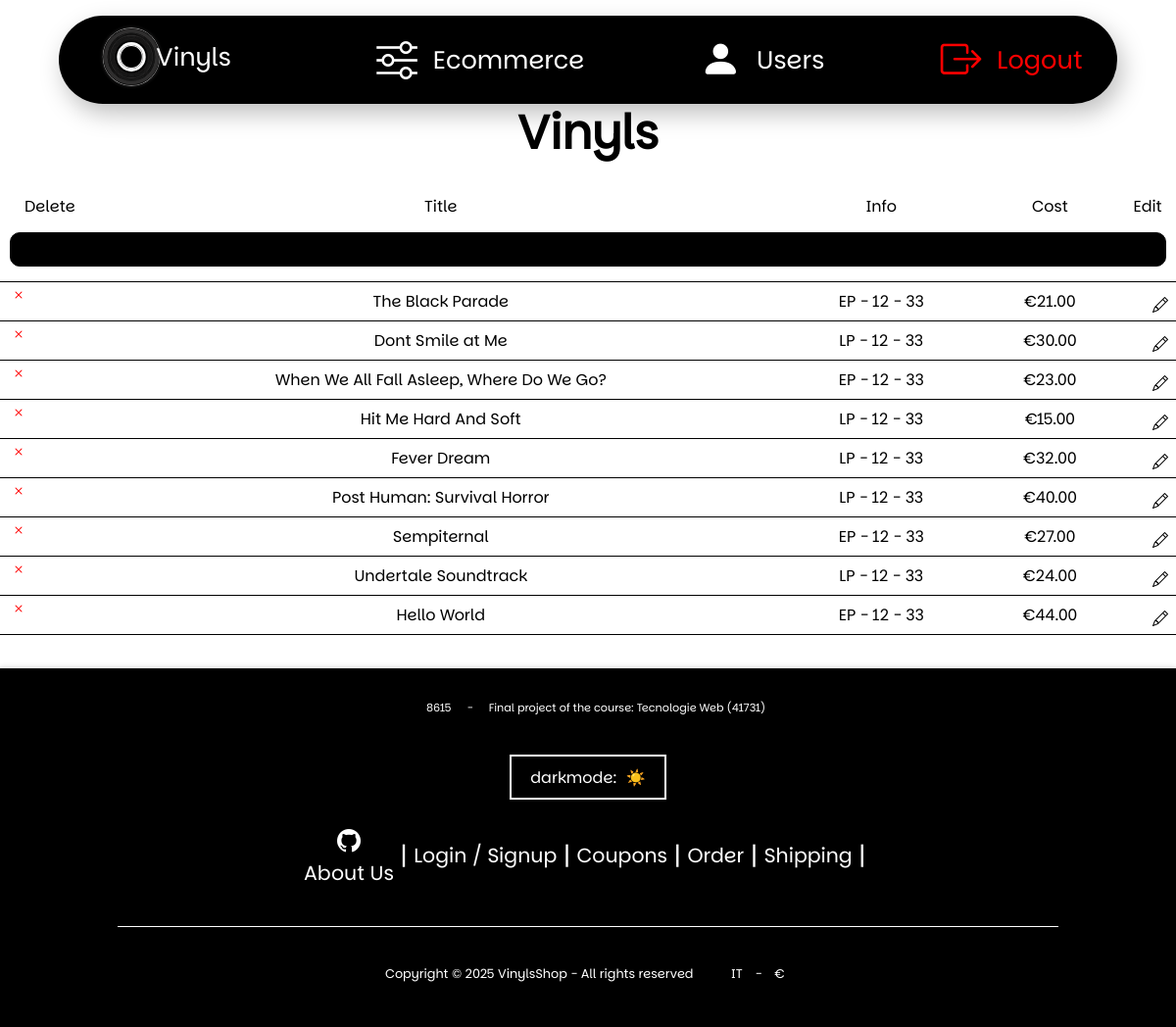
The app's page /dashboard (signed in) with its own data.
### tables this page shows
CREATE TABLE IF NOT EXISTS `vinyls` (
    `id_vinyl` INT NOT NULL AUTO_INCREMENT,
    `cost` DECIMAL(10, 2) NOT NULL,
    `rpm` INT NOT NULL,
    `inch` INT NOT NULL,
    `stock` INT NOT NULL,
    `type` ENUM('LP', 'EP') NOT NULL,
    `id_album` INT NOT NULL,
    PRIMARY KEY (`id_vinyl`),
    FOREIGN KEY (`id_album`) REFERENCES `albums` (`id_album`)
);

CREATE TABLE IF NOT EXISTS `albums` (
    `id_album` INT NOT NULL AUTO_INCREMENT,
    `title` VARCHAR(255) NOT NULL,
    `genre` VARCHAR(100),
    `cover` VARCHAR(255),
    `release_date` DATE,
    `id_artist` INT NOT NULL,
    PRIMARY KEY (`id_album`),
    FOREIGN KEY (`id_artist`) REFERENCES `artists` (`id_artist`)
);

### src/core/Controller.php (called while the page is built, shortened)
<?php
class Controller {
    protected function render($page, $head = [], $data = []) {
        include UTILITY . 'Render.php';
    }
}
?>

### src/controllers/HomeController.php (called while the page is built, shortened)
<?php
class HomeController extends Controller {
    private $vinyls_model = null;
    public function __construct() {
        $this->vinyls_model = new VinylsModel();
    }
    public function dashboard() {
        $this->render('admin/vinyls', ['title' => 'Manage Vinyls'],
            ['vinyls' => $this->vinyls_model->getAllVinyls()]);
    }
}
?>

### src/core/Router.php (called while the page is built, shortened)
<?php
class Router {
    protected $routes = [];
    private $request;
    private $response;
    public function __construct(Request $request, Response $response)
    {
        $this->request = $request;
        $this->response = $response;
    }
    private function addRoute($route, $callback, $method)
    {
        $this->routes[$method][$route] = $callback;
    }
    public function dispatch()
    {
        $method = $this->request->getMethod();
        $url = $this->request->getUrl();
        $callback = $this->routes[$method][$url] ?? false;
        $callback[0] = new $callback[0];
        call_user_func($callback, $this->request, $this->response);
    }
}
?>

### src/utility/Routing.php (called while the page is built, shortened)
<?php
    require_once CONTROLLERS . '/HomeController.php';
    $router = new Router(new Request(), new Response());
    $router->get('/', [HomeController::class, 'index']);
    $router->get('/search', [HomeController::class, 'search']);
    $router->post('/login', [HomeController::class, 'login']);
    $router->post('/register', [HomeController::class, 'register']);
    $router->get('/logout', [HomeController::class, 'logout']);
    $router->get('/cache', [HomeController::class, 'reset']);
    $router->get('/dashboard', [HomeController::class, 'dashboard']);
    $router->get('/dashboard/albums', [HomeController::class, 'dashboardAlbums']);
    $router->get('/dashboard/ecommerce', [HomeController::class, 'dashboardEcommerce']);
    $router->get('/dashboard/users', [HomeController::class, 'dashboardUsers']);
    $router->get('/vinyl', [VinylController::class, 'index']);
    $router->post('/vinyl', [VinylController::class, 'setVinyl']);
    $router->delete('/vinyl', [VinylController::class, 'deleteVinyl']);
    $router->get('/albums', [VinylController::class, 'getAlbums']);
    $router->get('/cart', [CartController::class, 'index']);
    $router->get('/cart/get', [CartController::class, 'get']);
    $router->post('/cart', [CartController::class, 'manage']);
    $router->get('/cart/sync', [CartController::class, 'sync']);
    $router->get('/checkout', [CartController::class, 'checkout']);
    $router->get('/checkout/total', [CartController::class, 'getTotal']);
    $router->post('/checkout', [CartController::class, 'pay']);
    $router->get('/user', [UserController::class, 'index']);
    $router->get('/user/get', [UserController::class, 'getUser']);
    $router->post('/user', [UserController::class, 'updateUser']);
    $router->delete('/user', [UserController::class, 'deleteUser']);
    $router->post('/user/defaults', [UserController::class, 'setUserDefaults']);
    $router->get('/user/addresses', [UserController::class, 'addresses']);
    $router->get('/user/address', [UserController::class, 'getAddress']);
    $router->delete('/user/address', [UserController::class, 'deleteAddress']);
    $router->post('/user/address', [UserController::class, 'setAddress']);
    $router->get('/user/cards', [UserController::class, 'cards']);
    $router->get('/user/card', [UserController::class, 'getCard']);
    $router->delete('/user/card', [UserController::class, 'deleteCard']);
    $router->post('/user/card', [UserController::class, 'setCard']);
    $router->get('/notifications', [UserController::class, 'notifications']);
    $router->get('/notifications/get', [UserController::class, 'getNotifications']);
    $router->post('/notification', [UserController::class, 'readNotification']);
    $router->delete('/notification', [UserController::class, 'deleteNotification']);
    $router->get('/users', [UserController::class, 'users']);
    $router->get('/order', [OrderController::class, 'index']);
    $router->get('/orders', [OrderController::class, 'getOrders']);
    $router->post('/shipping', [OrderController::class, 'setShipping']);
    $router->get('/coupons', [OrderController::class, 'getCoupons']);
    $router->post('/coupon', [OrderController::class, 'setCoupon']);
    $router->delete('/coupon', [OrderController::class, 'deleteCoupon']);
    $router->dispatch();
?>

### src/index.php (called while the page is built, shortened)
<?php
require_once CORE . 'Router.php';
require_once CORE . 'Controller.php';
require_once UTILITY . 'Database.php';
include UTILITY . 'Routing.php';
?>

### src/utility/Database.php (called while the page is built, shortened)
<?php
class Database {
    private $connection;
    private $handler;
    private static string $host= 'localhost';
    private static string $username= 'admin';
    private static string $password= 'admin';
    private static string $database= 'vinylsshop';
    private function __construct() {
        $this->handler = $this->setHandler(null);
        $this->connection = new mysqli(self::$host, self::$username, self::$password, self::$database);
    }
    private function setConfigEnv() {
        self::$host = $_ENV['DB_HOST'] ?? self::$host;
        self::$username = $_ENV['DB_USER'] ?? self::$username;
        self::$password = $_ENV['DB_PASSWORD'] ?? self::$password;
        self::$database = $_ENV['DB_NAME'] ?? self::$database;
    }
    public function setHandler($handler) {
        $this->handler = $handler;
    }
    private function executeQueryWithParams($query, $types, ...$params) {
        $finalQuery = '';
        $finalParams = [];
        $finalTypes = '';
        $splitQuery = explode('?', $query);
        for ($i = 0; $i < count($splitQuery); $i++) {
            $finalQuery .= $splitQuery[$i];
            if ($i < count($splitQuery) - 1) {
                $finalQuery .= '?';
                $finalTypes .= $types[$i];
                $finalParams[$i] = $params[$i] === '' ? null : $params[$i];
            }
        }
        try {
            $stmt = $this->connection->prepare($finalQuery);
            $stmt->bind_param($finalTypes, ...$finalParams);
            $stmt->execute();
        } catch (\Throwable $th) {
            if ($this->handler !== null) {
                echo 'Query: </br>';
                call_user_func($this->handler, $query, $types, ...$params);
                echo '</br>';
                echo 'Query Parsed: </br>';
                call_user_func($this->handler, $finalQuery, $finalTypes, ...$finalParams);
                echo '</br>';
                var_dump($th->getMessage());
            }
            return false;
        }
        return $stmt;
    }
    private function executeQuery($query) {
        try {
            $stmt = $this->connection->prepare($query);
            $stmt->execute();
        } catch (\Throwable $th) {
            if ($this->handler !== null) {
                echo 'Query: </br>';
                call_user_func($this->handler, $query);
                echo '</br>';
                var_dump($th->getMessage());
            }
            return false;
        }
        return $stmt;
    }
    public function executeResults($query, $types=null, ...$params) {
        $stmt = $types === null || empty($types) ? $this->executeQuery($query) : $this->executeQueryWithParams($query, $types, ...$params);
        $result = $stmt->get_result();
        return $result->fetch_all(MYSQLI_ASSOC) ?? [];
    }
}
?>

### src/models/VinylsModel.php (called while the page is built, shortened)
<?php
final class VinylsModel {
    private $db = null;
    public function __construct() {
        $this->db = Database::getInstance();
    }
    public function getAllVinyls() {
        $vinyls = "SELECT
            v.id_vinyl,
            a.title,
            v.type,
            v.inch,
            v.rpm,
            v.cost
            FROM vinyls v , albums a
            WHERE v.id_album=a.id_album";
        return $this->db->executeResults($vinyls);
    }
}

### src/views/pages/admin/vinyls.php (the view)
<h2 class="admin-vinyls-header">Vinyls</h2>
<table summary="List of vinyls with actions for deleting, editing, and viewing details">
    <thead>
        <tr>
            <th scope="col">Delete</th>
            <th scope="col">Title</th>
            <th scope="col">Info</th>
            <th scope="col">Cost</th>
            <th scope="col">Edit</th>
        </tr>
    </thead>
    <tbody>
        <tr>
            <td colspan="5">
                <button id="btn-vinyls_add" class="add" aria-label="Add a new vinyl">
                    <span aria-hidden="true"><i class="bi bi-plus"></i></span>
                </button>
            </td>
        </tr>
        <?php foreach($data["vinyls"] as $vinyl):
            echo ('<tr">
                <td>
                    <button class="delete" onclick="deleteUser()" aria-label="Delete vinyl">
                        <span aria-hidden="true"><i class="bi bi-x"></i></span>
                    </button>
                </td>
                <td>' . $vinyl["title"] . '</td>
                <td> ' . $vinyl["type"] . ' - ' . $vinyl["inch"] . ' - ' . $vinyl["rpm"] . '</td>
                <td>€' . $vinyl["cost"] . '</td>
                <td>
                    <a class="edit" aria-label="Edit vinyl details">
                        <span aria-hidden="true"><i class="bi bi-pencil"></i></span>
                    </a>
                </td>
            </tr>');
        endforeach;
        ?>
    </tbody>
</table>

### src/resources/css/style.css (style rules this page uses)
:root { --primary-color: #000000; --secondary-color: #fff; --text-color: #000000; --selected-color: #5697ff; --error-color: #ff0000; --background-color: #fff; --secondary-background-color: #333; --border-color: #000; --border-radius: 10px; --transition-duration: 0.3s; --transition: all 0.3s ease-in-out; --d: 2500ms; --angle: 90deg; --gradX: 100%; --gradY: 50%; }
table { width: 100%; }
table tbody tr:nth-child(1) { background-color: #f2f2f2; }
* { font: 1em "parkinsons", sans-serif; margin: 0; padding: 0; -webkit-box-sizing: border-box; box-sizing: border-box; }
a { cursor: pointer; -webkit-user-select: none !important; -moz-user-select: none !important; -ms-user-select: none !important; user-select: none !important; color: var(--text-color); }
body { background-color: var(--background-color); color: var(--text-color); -webkit-transition: var(--transition); transition: var(--transition); }
.delete { color: var(--error-color) !important; }
.delete i, .delete p { color: var(--error-color) !important; }
.admin-vinyls-header { margin-top: 10px; font-size: 3rem; margin-bottom: 30px; font-weight: bold; }
table { border-collapse: collapse; }
td:has(.add) { background-color: var(--background-color); padding: 15px 10px; }
td { border-bottom: 1px solid black; padding: 8px; text-align: center; }
td .delete { padding: 0 3px; background-color: transparent; border: none; cursor: pointer; }
td:has(.delete) { padding: 2px 0px 0px 8px; vertical-align: top; text-align: start; }
td:has(.edit) { padding: 0px 8px 4px 0px; vertical-align: bottom; text-align: end; }
.add { display: block; border: 1px solid var(--border-color); border-radius: var(--border-radius); text-decoration: none; font-size: 1.5rem; font-weight: bold; text-align: center; width: 100%; padding: 0; margin: 0; background-color: var(--text-color); }

### records on screen
vinyls: id_album.title "The Black Parade", type "EP", inch "12", rpm "33", cost "21.00"
vinyls: id_album.title "Dont Smile at Me", type "LP", inch "12", rpm "33", cost "30.00"
vinyls: id_album.title "When We All Fall Asleep, Where Do We Go?", type "EP", inch "12", rpm "33", cost "23.00"
vinyls: id_album.title "Hit Me Hard And Soft", type "LP", inch "12", rpm "33", cost "15.00"
vinyls: id_album.title "Fever Dream", type "LP", inch "12", rpm "33", cost "32.00"
vinyls: id_album.title "Post Human: Survival Horror", type "LP", inch "12", rpm "33", cost "40.00"
vinyls: id_album.title "Sempiternal", type "EP", inch "12", rpm "33", cost "27.00"
vinyls: id_album.title "Undertale Soundtrack", type "LP", inch "12", rpm "33", cost "24.00"
vinyls: id_album.title "Hello World", type "EP", inch "12", rpm "33", cost "44.00"
